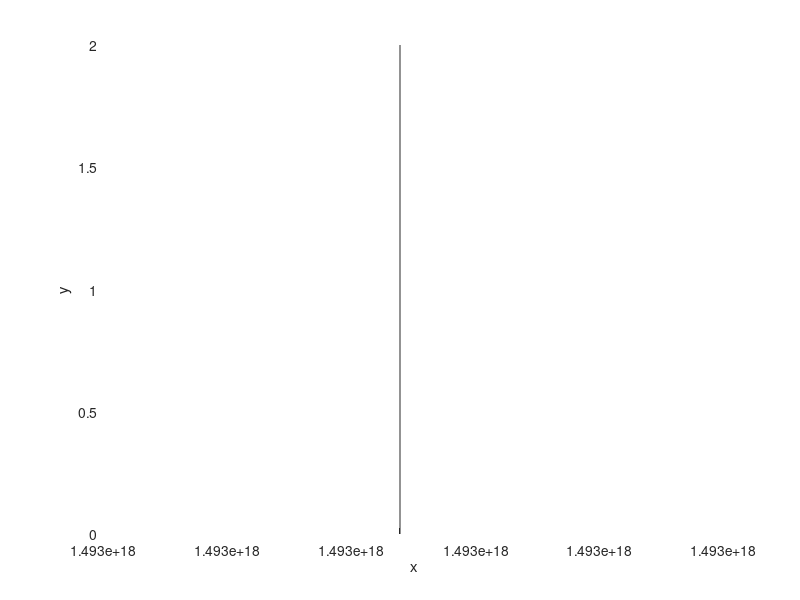

Recreate this plot in MATLAB.
clear all;
close all;
h = figure;
set(gcf, 'units', 'points', 'position', [0, 0, 1600, 200]);
xlabel('x');
ylabel('y');
rectangle('Position', [1493033764303138656, 1, 4160, 1], 'FaceColor', [0.000000 0.000000 1.000000]);
rectangle('Position', [1493033764417672544, 0, 48124416, 1], 'FaceColor', [0.000000 1.000000 0.000000]);
rectangle('Position', [1493033764470627808, 1, 4256, 1], 'FaceColor', [0.000000 0.000000 1.000000]);
rectangle('Position', [1493033764585339264, 0, 47991360, 1], 'FaceColor', [0.000000 1.000000 0.000000]);
rectangle('Position', [1493033764636452928, 1, 4224, 1], 'FaceColor', [0.000000 0.000000 1.000000]);
rectangle('Position', [1493033764751002656, 0, 48028448, 1], 'FaceColor', [0.000000 1.000000 0.000000]);
rectangle('Position', [1493033764802522496, 1, 4064, 1], 'FaceColor', [0.000000 0.000000 1.000000]);
rectangle('Position', [1493033764917129920, 0, 48046464, 1], 'FaceColor', [0.000000 1.000000 0.000000]);
rectangle('Position', [1493033764967468224, 1, 3872, 1], 'FaceColor', [0.000000 0.000000 1.000000]);
rectangle('Position', [1493033765085406816, 0, 48016896, 1], 'FaceColor', [0.000000 1.000000 0.000000]);
rectangle('Position', [1493033765136403968, 1, 4064, 1], 'FaceColor', [0.000000 0.000000 1.000000]);
rectangle('Position', [1493033765253144768, 0, 47987808, 1], 'FaceColor', [0.000000 1.000000 0.000000]);
rectangle('Position', [1493033765696122944, 1, 4160, 1], 'FaceColor', [0.000000 0.000000 1.000000]);
rectangle('Position', [1493033765810650464, 0, 47803776, 1], 'FaceColor', [0.000000 1.000000 0.000000]);
rectangle('Position', [1493033765861467744, 1, 4320, 1], 'FaceColor', [0.000000 0.000000 1.000000]);
rectangle('Position', [1493033765976322784, 0, 48361408, 1], 'FaceColor', [0.000000 1.000000 0.000000]);
rectangle('Position', [1493033766027577056, 1, 4192, 1], 'FaceColor', [0.000000 0.000000 1.000000]);
rectangle('Position', [1493033766142132544, 0, 47828224, 1], 'FaceColor', [0.000000 1.000000 0.000000]);
rectangle('Position', [1493033766192925408, 1, 4096, 1], 'FaceColor', [0.000000 0.000000 1.000000]);
rectangle('Position', [1493033766307418528, 0, 48012384, 1], 'FaceColor', [0.000000 1.000000 0.000000]);
saveas(h, 'file', 'png');
